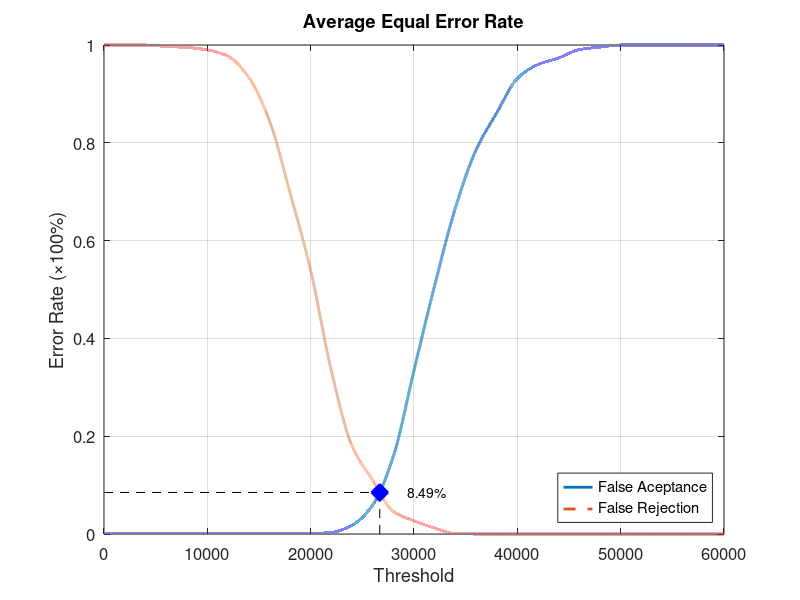
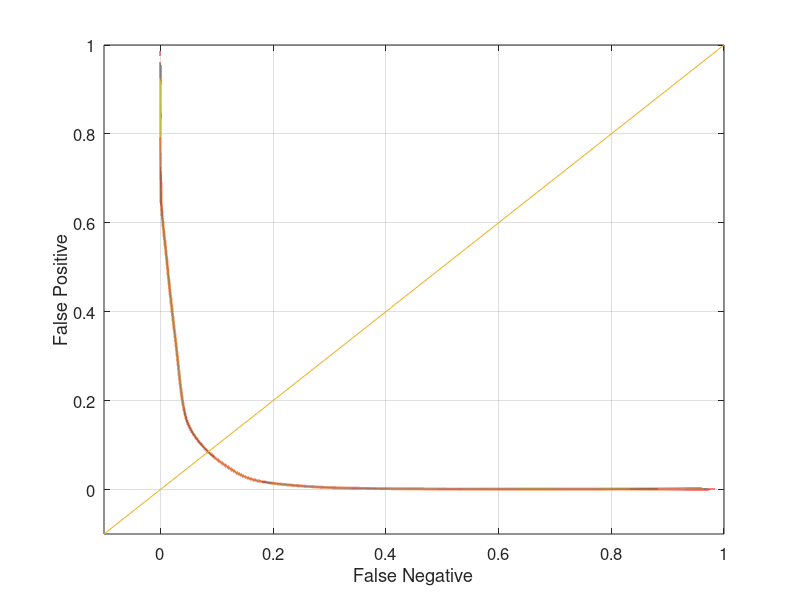

These charts were generated, in order, by the following MATLAB code:
function yEER = Database1Average
close all;
clear;
clc;
x = 0:2000:60000;
xq = 0:0.5:60000;

y0 = [0 0.00105263 0.00105263 0.00105263 0.00105263 0.00105263 0.00105263 0.00105263 0.00105263 0.00105263 0.00105263 0.0031579 0.0178947 0.0589474 0.158947 0.334737 0.508421 0.666316 0.785263 0.861053 0.931579 0.96 0.973684 0.990526 0.99579 1 1 1 1 1 1];
yy0 = interp1(x, y0, xq, 'pchip');
y1 = [1 1 1 0.997 0.995 0.99 0.977 0.934 0.846 0.698 0.539 0.334 0.18 0.11 0.046 0.027 0.012 0.001 0 0 0 0 0 0 0 0 0 0 0 0 0];
yy1 = interp1(x, y1, xq, 'pchip');

% Calculating EER: 
y2 = abs(y0 - y1);
find(y2 == min(y2))
yy2 = abs(yy0 - yy1);
xEER = find(yy2 == min(yy2));
xEERIndex = xq(xEER) % X-axis EER
yEER = yy0(xEER) % Y-axis EER

main = figure
plot(xq, yy0,'-','LineWidth', 2);	hold on
plot(xq, yy1,'--','LineWidth', 2);	hold on
plot([xEERIndex xEERIndex], [0 yEER], 'k--');	hold on
plot([0 xEERIndex], [yEER yEER], 'k--');	hold on
plot(xEERIndex, yEER, 'bx', 'LineWidth', 10);	hold on
text(xEERIndex + 10 * xEERIndex / 100, yEER, [num2str(round((10000 * yEER)) / 100) '%'])
legend('False Aceptance', 'False Rejection', 'Location', 'SouthEast')
xlabel('Threshold')
ylabel('Error Rate (\times100%)')
title('Average Equal Error Rate')
set(gca, 'FontSize', 12)
axis([0 60000 0 1])
grid on

print(main, 'Database1AverageMain', '-dpng');
FNRxFPR = figure('Color', [1 1 1]);
plot(yy1, yy0, '-', yy1, yy0, 'LineWidth', 2);
hold on
y = -0.1:0.1:1
plot(y, y); 
set(gca, 'FontSize', 12)
xlabel('False Negative')
ylabel('False Positive')
axis([-0.1 1 -0.1 1])
set(gca, 'FontSize', 12)
grid on

print(FNRxFPR, 'Database1AverageFNRxFPR','-dpng');
end
